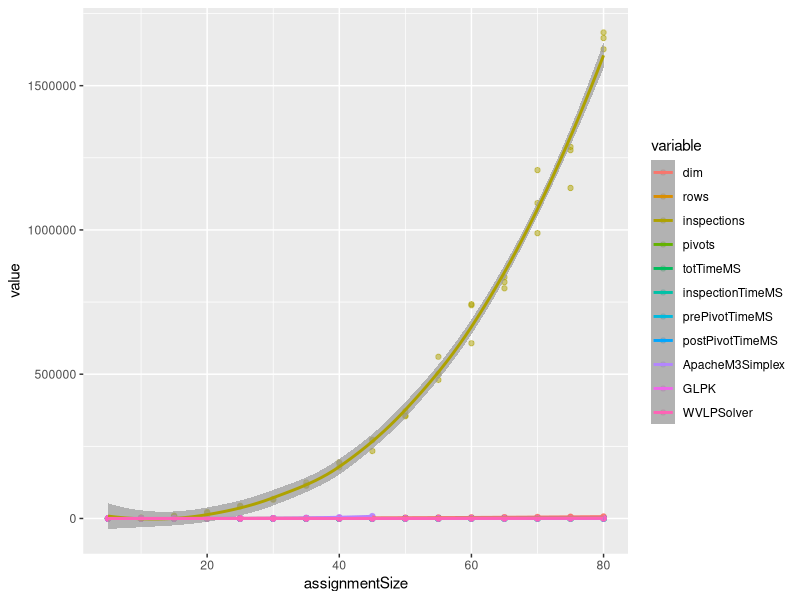
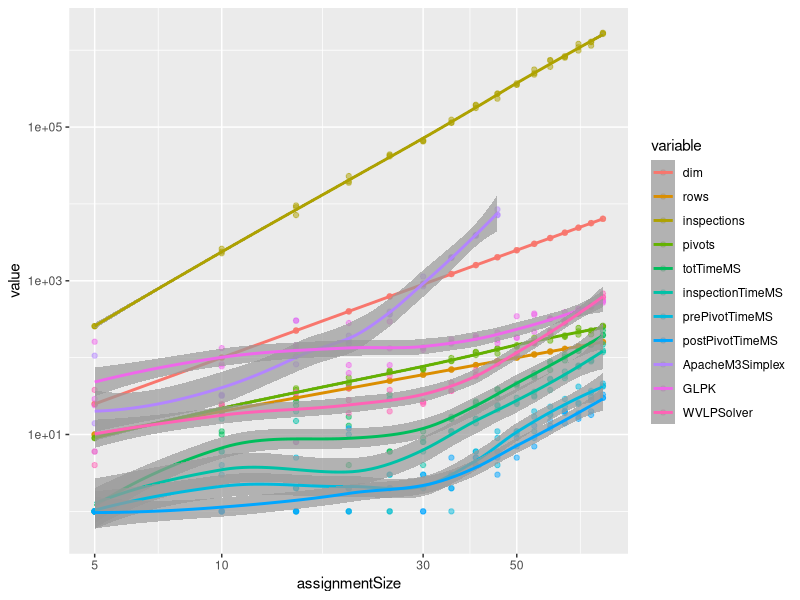
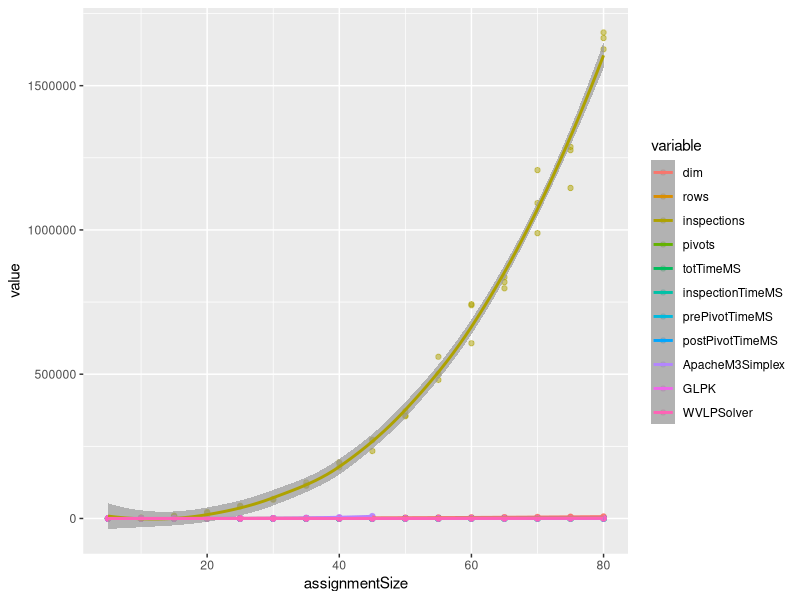
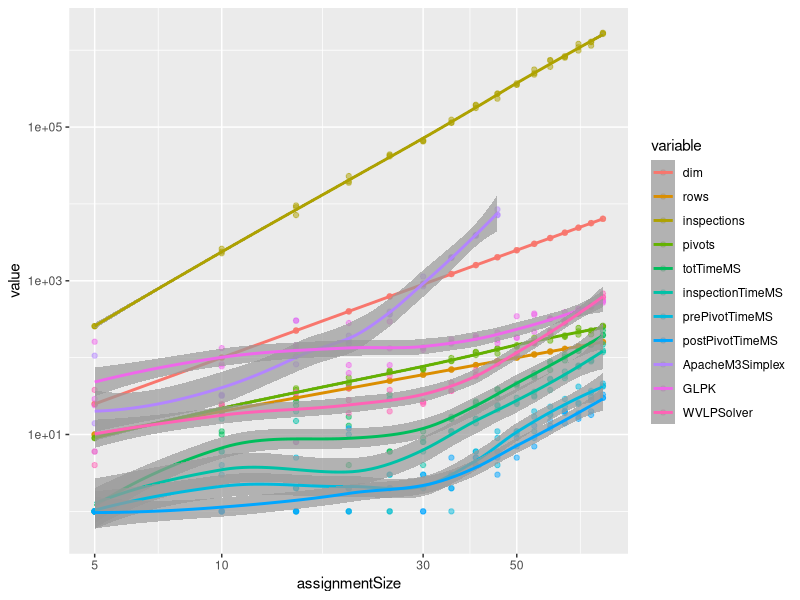

Write R code to recreate these figures, in order.
library(plyr)
library(reshape)
library(ggplot2)
d <- read.table('assignmentSpeed.tsv',header=T,sep='\t')
d2 <- melt(d,id.vars=c('assignmentSize'))
ggplot(data=d2,aes(x=assignmentSize,y=value,color=variable)) + geom_point(alpha=0.5) + geom_smooth(alpha=0.7)
ggsave('assignmentSpeed.png',width=8,height=6,dpi=90)
d2$value = pmax(1,d2$value)
ggplot(data=d2,aes(x=assignmentSize,y=value,color=variable)) + geom_point(alpha=0.5) + geom_smooth(alpha=0.7) +  scale_y_log10() + scale_x_log10()
ggsave('assignmentLogSpeed.png',width=8,height=6,dpi=90)
summary(lm(log(value) ~ 0 + variable + variable:log(assignmentSize),data=subset(d2,d2$assignmentSize>40)))
